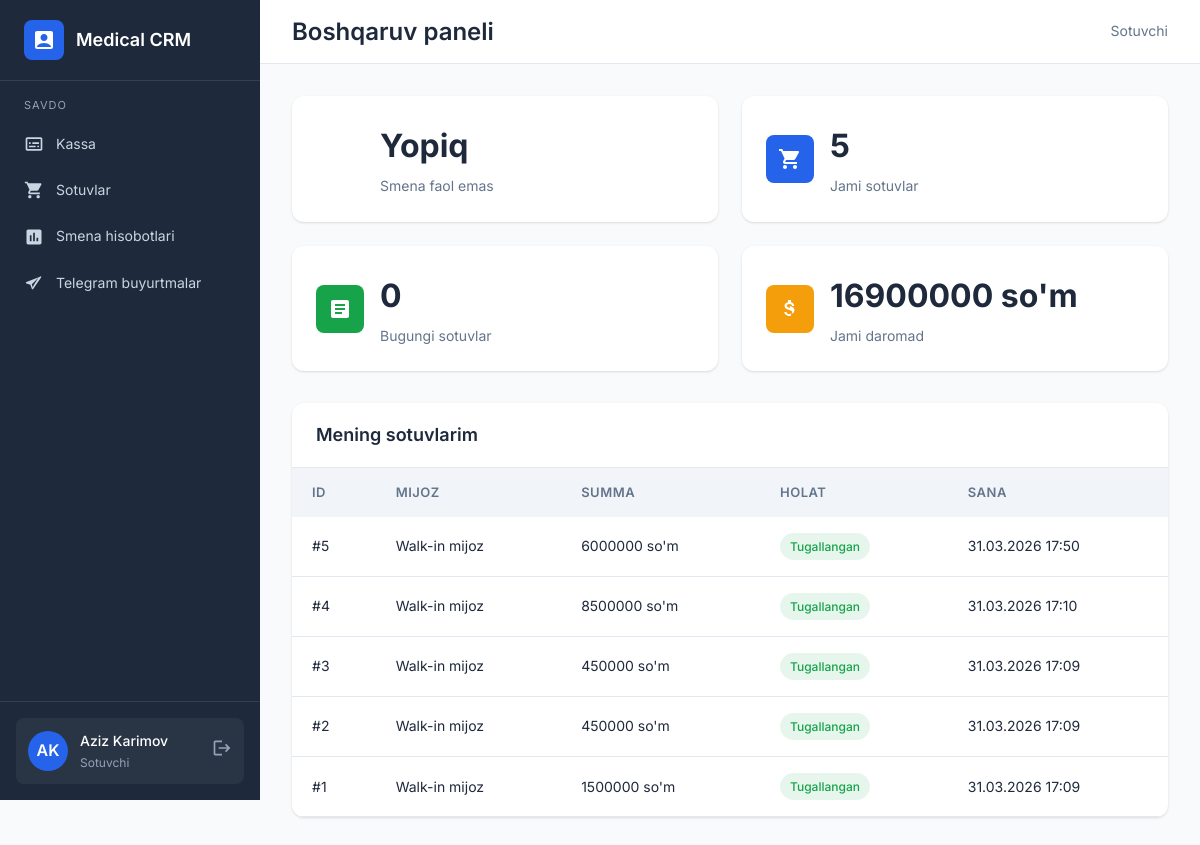
The page /dashboard/ (signed in) on the database as committed earlier.
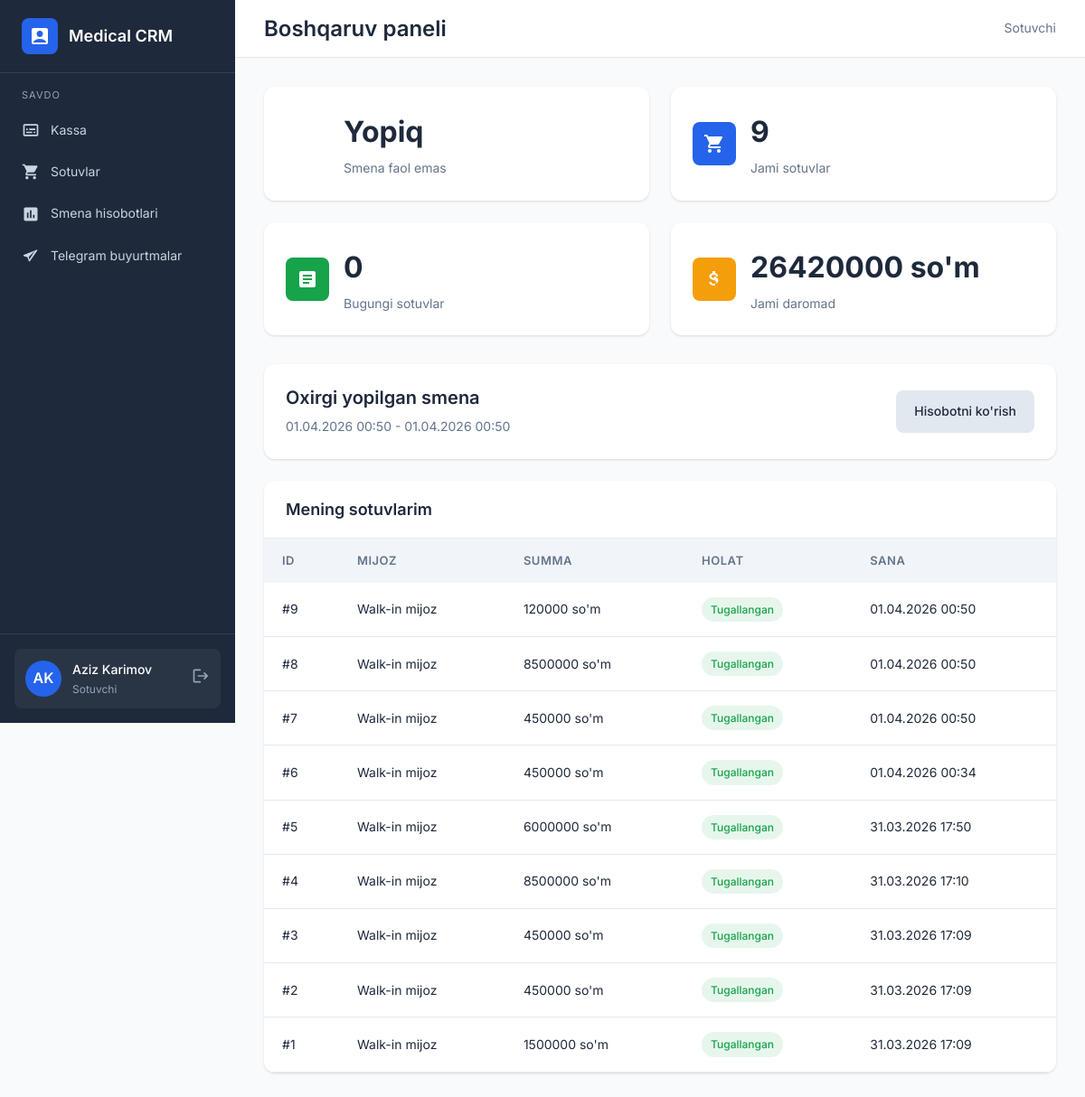
The same page on the database as committed later.
### backend/main/models.py (models this page shows, shortened)
class Sale(models.Model):
    STATUS_CHOICES = [
        ('pending', 'Kutilmoqda'),
        ('completed', 'Tugallangan'),
        ('cancelled', 'Bekor qilingan'),
        ('returned', 'Qaytarilgan'),
    ]
    client = models.ForeignKey(Client, on_delete=models.CASCADE, related_name='sales', verbose_name='Mijoz', null=True, blank=True)
    seller = models.ForeignKey(User, on_delete=models.CASCADE, related_name='sales', verbose_name='Sotuvchi')
    shift = models.ForeignKey(
        SellerShift,
        on_delete=models.SET_NULL,
        related_name='sales',
        verbose_name='Smena',
        null=True,
        blank=True,
    )
    total_amount = models.DecimalField(max_digits=12, decimal_places=2, verbose_name='Jami summa')
    status = models.CharField(max_length=20, choices=STATUS_CHOICES, default='pending', verbose_name='Holat')
    notes = models.TextField(blank=True, verbose_name='Izoh')
    created_at = models.DateTimeField(auto_now_add=True)
    updated_at = models.DateTimeField(auto_now=True)
    class Meta:
        verbose_name = 'Sotuv'
        verbose_name_plural = 'Sotuvlar'

class SellerShift(models.Model):
    seller = models.ForeignKey(User, on_delete=models.CASCADE, related_name='shifts', verbose_name='Sotuvchi')
    started_at = models.DateTimeField(auto_now_add=True, verbose_name='Boshlangan vaqti')
    ended_at = models.DateTimeField(null=True, blank=True, verbose_name='Yopilgan vaqti')
    created_at = models.DateTimeField(auto_now_add=True)
    updated_at = models.DateTimeField(auto_now=True)
    class Meta:
        verbose_name = 'Sotuvchi smenasi'
        verbose_name_plural = 'Sotuvchi smenalari'
        ordering = ['-started_at']

### backend/main/views.py (the view, shortened to what this page needs)
# urls.py: path('dashboard/', views.dashboard, name='dashboard'),
@login_required
def dashboard(request):
    context = {}
    user_role = request.user.role
    today = timezone.now().date()
    if user_role == 'director':
        open_shift_count = SellerShift.objects.filter(ended_at__isnull=True).count()
        new_orders_count = TelegramOrder.objects.filter(status='new').count()
        active_deliveries_count = TelegramOrder.objects.filter(status__in={'confirmed', 'delivering'}).count()
        users = User.objects.exclude(role='director')
        active_shift_map = {
            shift.seller_id: shift
            for shift in SellerShift.objects.filter(ended_at__isnull=True).select_related('seller')
        }
        employee_rows = []
        for employee in users.order_by('role', 'first_name', 'username'):
            employee_rows.append(
                {
                    'id': employee.id,
                    'name': display_name(employee),
                    'username': employee.username,
                    'role_display': employee.get_role_display(),
                    'is_active': employee.is_active,
                    'active_shift': active_shift_map.get(employee.id) if employee.role == 'seller' else None,
                }
            )
        context['seller_count'] = users.filter(role='seller').count()
        context['warehouse_count'] = users.filter(role='warehouse').count()
        context['supplier_count'] = users.filter(role='supplier').count()
        context['open_shift_count'] = open_shift_count
        context['new_orders_count'] = new_orders_count
        context['active_deliveries_count'] = active_deliveries_count
        context['employee_rows'] = employee_rows
    elif user_role == 'seller':
        active_shift = get_active_shift(request.user)
        last_closed_shift = SellerShift.objects.filter(
            seller=request.user,
            ended_at__isnull=False,
        ).order_by('-ended_at').first()
        context['my_sales'] = Sale.objects.filter(seller=request.user).count()
        context['today_sales'] = Sale.objects.filter(seller=request.user, created_at__date=today).count()
        context['my_revenue'] = Sale.objects.filter(
            seller=request.user, status='completed'
        ).aggregate(Sum('total_amount'))['total_amount__sum'] or 0
        context['recent_sales'] = Sale.objects.filter(seller=request.user).select_related(
            'client'
        ).order_by('-created_at')[:10]
        context['active_shift'] = active_shift
        context['last_closed_shift'] = last_closed_shift
    return render(request, 'dashboard.html', context)

### backend/main/views.py (called while the page is built)
def get_active_shift(user):
    if not user.is_authenticated or user.role != 'seller':
        return None
    return SellerShift.objects.filter(seller=user, ended_at__isnull=True).order_by('-started_at').first()

### frontend/templates/dashboard.html (shortened to what the changed rows need)
{% extends 'base.html' %}
{% block content %}
<div class="top-bar">
    <h1 class="page-title">Boshqaruv paneli</h1>
</div>
<div class="page-content">
    {% if request.user.role == 'director' %}
    <div class="cards-grid">
        <div class="card stat-card">
            <div class="card-icon warning">
                <svg viewBox="0 0 24 24"><path d="M16 11c1.66 0 2.99-1.34 2.99-3S17.66 5 16 5c-1.66 0-3 1.34-3 3s1.34 3 3 3zm-8 0c1.66 0 2.99-1.34 2.99-3S9.66 5 8 5C6.34 5 5 6.34 5 8s1.34 3 3 3zm0 2c-2.33 0-7 1.17-7 3.5V19h14v-2.5c0-2.33-4.67-3.5-7-3.5zm8 0c-.29 0-.62.02-.97.05 1.16.84 1.97 1.97 1.97 3.45V19h6v-2.5c0-2.33-4.67-3.5-7-3.5z"/></svg>
            </div>
            <div class="stat-content">
                <div class="card-value">{{ seller_count }}</div>
                <div class="card-label">Sotuvchilar</div>
            </div>
        </div>
        <div class="card stat-card">
            <div class="card-icon primary">
                <svg viewBox="0 0 24 24"><path d="M20 2H4c-1.1 0-2 .9-2 2v3h20V4c0-1.1-.9-2-2-2zm0 7H4v11c0 1.1.9 2 2 2h12c1.1 0 2-.9 2-2V9zm-9 9H7v-2h4v2zm6-4H7v-2h10v2z"/></svg>
            </div>
            <div class="stat-content">
                <div class="card-value">{{ warehouse_count }}</div>
                <div class="card-label">Omborchilar</div>
            </div>
        </div>
        <div class="card stat-card">
            <div class="card-icon success">
                <svg viewBox="0 0 24 24"><path d="M20 8h-3V4H1v13h2a3 3 0 0 0 6 0h6a3 3 0 0 0 6 0h2v-5l-3-4zM6 18.5A1.5 1.5 0 1 1 7.5 17 1.5 1.5 0 0 1 6 18.5zM15 15H9a3 3 0 0 0-6 0V6h12zm3.5 3.5A1.5 1.5 0 1 1 20 17a1.5 1.5 0 0 1-1.5 1.5zM17 12V10h2.5l1.5 2z"/></svg>
            </div>
            <div class="stat-content">
                <div class="card-value">{{ supplier_count }}</div>
                <div class="card-label">Yetkazib beruvchilar</div>
            </div>
        </div>
        <div class="card stat-card">
            <div class="card-icon info">
                <svg viewBox="0 0 24 24"><path d="M12 1a11 11 0 1 0 11 11A11 11 0 0 0 12 1zm1 11.41V6h-2v7h6v-2z"/></svg>
            </div>
            <div class="stat-content">
                <div class="card-value">{{ open_shift_count }}</div>
                <div class="card-label">Faol smenalar</div>
            </div>
        </div>
    </div>
    <div class="cards-grid" style="margin-bottom: 24px;">
        <div class="card stat-card">
            <div class="card-icon warning">
                <svg viewBox="0 0 24 24"><path d="M12 2 1 21h22L12 2zm1 14h-2v-2h2v2zm0-4h-2V8h2v4z"/></svg>
            </div>
            <div class="stat-content">
                <div class="card-value">{{ new_orders_count }}</div>
                <div class="card-label">Yangi telegram buyurtmalar</div>
            </div>
        </div>
        <div class="card stat-card">
            <div class="card-icon primary">
                <svg viewBox="0 0 24 24"><path d="M20 8h-3V4H1v13h2a3 3 0 0 0 6 0h6a3 3 0 0 0 6 0h2v-5l-3-4zM6 18.5A1.5 1.5 0 1 1 7.5 17 1.5 1.5 0 0 1 6 18.5zM15 15H9a3 3 0 0 0-6 0V6h12zm3.5 3.5A1.5 1.5 0 1 1 20 17a1.5 1.5 0 0 1-1.5 1.5zM17 12V10h2.5l1.5 2z"/></svg>
            </div>
            <div class="stat-content">
                <div class="card-value">{{ active_deliveries_count }}</div>
                <div class="card-label">Faol yetkazib berishlar</div>
            </div>
        </div>
    </div>
    <div class="table-container">
        <div class="table-header">
            <h3 class="table-title">Xodimlar holati</h3>
            <a href="{% url 'users' %}" class="btn btn-secondary btn-sm">Foydalanuvchilar</a>
        </div>
        <table>
            <thead>
                <tr>
                    <th>Xodim</th>
                    <th>Login</th>
                    <th>Rol</th>
                    <th>Holat</th>
                    <th>Izoh</th>
                </tr>
            </thead>
            <tbody>
                {% for employee in employee_rows %}
                <tr>
                    <td>{{ employee.name }}</td>
                    <td>{{ employee.username }}</td>
                    <td>{{ employee.role_display }}</td>
                    <td>
                        <span class="badge badge-{% if employee.is_active %}success{% else %}danger{% endif %}">
                            {% if employee.is_active %}Faol{% else %}O'chirilgan{% endif %}
                        </span>
                    </td>
                    <td>
                        {% if employee.active_shift %}
                        Smena ochiq: {{ employee.active_shift.started_at|date:"d.m.Y H:i" }}
                        {% else %}
                        -
                        {% endif %}
                    </td>
                </tr>
                {% empty %}
                <tr>
                    <td colspan="5" class="empty-state">
                        <p>Hozircha xodimlar yo'q</p>
                    </td>
                </tr>
                {% endfor %}
            </tbody>
        </table>
    </div>
    {% elif request.user.role == 'seller' %}
    <div class="cards-grid">
        <div class="card stat-card">
            <div class="card-icon {% if active_shift %}success{% else %}danger{% endif %}">
                <svg viewBox="0 0 24 24"><path d="M12 1a11 11 0 1 0 11 11A11 11 0 0 0 12 1zm1 11.41V6h-2v7h6v-2z"/></svg>
            </div>
            <div class="stat-content">
                <div class="card-value">{% if active_shift %}Ochiq{% else %}Yopiq{% endif %}</div>
                <div class="card-label">
                    {% if active_shift %}
                    {{ active_shift.started_at|date:"d.m.Y H:i" }} dan
                    {% else %}
                    Smena faol emas
                    {% endif %}
                </div>
            </div>
        </div>
        <div class="card stat-card">
            <div class="card-icon primary">
            </div>
            <div class="stat-content">
                <div class="card-value">{{ my_sales }}</div>
                <div class="card-label">Jami sotuvlar</div>
            </div>
        </div>
        <div class="card stat-card">
            <div class="card-icon success">
                <svg viewBox="0 0 24 24"><path d="M19 3H5c-1.1 0-2 .9-2 2v14c0 1.1.9 2 2 2h14c1.1 0 2-.9 2-2V5c0-1.1-.9-2-2-2zm-5 14H7v-2h7v2zm3-4H7v-2h10v2zm0-4H7V7h10v2z"/></svg>
            </div>
            <div class="stat-content">
                <div class="card-value">{{ today_sales }}</div>
                <div class="card-label">Bugungi sotuvlar</div>
            </div>
        </div>
        <div class="card stat-card">
            <div class="card-icon warning">
            </div>
            <div class="stat-content">
                <div class="card-value">{{ my_revenue|floatformat:0 }} so'm</div>
                <div class="card-label">Jami daromad</div>
            </div>
        </div>
    </div>
    {% if last_closed_shift %}
    <div class="card" style="margin-bottom: 24px;">
        <div style="display: flex; justify-content: space-between; align-items: center; gap: 12px; flex-wrap: wrap;">
            <div>
                <h3 style="margin-bottom: 8px;">Oxirgi yopilgan smena</h3>
                <p style="color: var(--gray); margin: 0;">
                    {{ last_closed_shift.started_at|date:"d.m.Y H:i" }} - {{ last_closed_shift.ended_at|date:"d.m.Y H:i" }}
                </p>
            </div>
            <a href="{% url 'shift_report' last_closed_shift.id %}" class="btn btn-secondary">Hisobotni ko'rish</a>
        </div>
    </div>
    {% endif %}
    <div class="table-container">
        <div class="table-header">
            <h3 class="table-title">Mening sotuvlarim</h3>
        </div>
        <table>
            <thead>
                <tr>
                    <th>ID</th>
                    <th>Mijoz</th>
                    <th>Summa</th>
                    <th>Holat</th>
                    <th>Sana</th>
                </tr>
            </thead>
            <tbody>
                {% for sale in recent_sales %}
                <tr>
                    <td>#{{ sale.id }}</td>
                    <td>{{ sale.client.name|default:"Walk-in mijoz" }}</td>
                    <td>{{ sale.total_amount|floatformat:0 }} so'm</td>
                    <td>
                        <span class="badge badge-{% if sale.status == 'completed' %}success{% elif sale.status == 'pending' %}warning{% elif sale.status == 'cancelled' %}danger{% else %}info{% endif %}">
                            {{ sale.get_status_display }}
                        </span>
                    </td>
                    <td>{{ sale.created_at|date:"d.m.Y H:i" }}</td>
                </tr>
                {% empty %}
                <tr>
                    <td colspan="5" class="empty-state">
                        <p>Hozircha sotuvlar yo'q</p>
                    </td>
                </tr>
                {% endfor %}
            </tbody>
        </table>
    </div>
    {% endif %}
</div>
{% endblock %}

Rows that differ between the two databases and show on the page:
added SellerShift: started_at "01.04.2026 00:50", ended_at "01.04.2026 00:50"
added Sale: id "9", client.name "Walk-in mijoz", total_amount "120000", status "Tugallangan", created_at "01.04.2026 00:50"
added Sale: id "8", client.name "Walk-in mijoz", total_amount "8500000", status "Tugallangan", created_at "01.04.2026 00:50"
added Sale: id "7", client.name "Walk-in mijoz", total_amount "450000", status "Tugallangan", created_at "01.04.2026 00:50"
added Sale: id "6", client.name "Walk-in mijoz", total_amount "450000", status "Tugallangan", created_at "01.04.2026 00:34"
Other text that changed with them:
{{ my_sales }}: "5" → "9"
{{ my_revenue|floatformat:0 }}: "16900000" → "26420000"
text now shown: "Oxirgi yopilgan smena - Hisobotni ko'rish"
